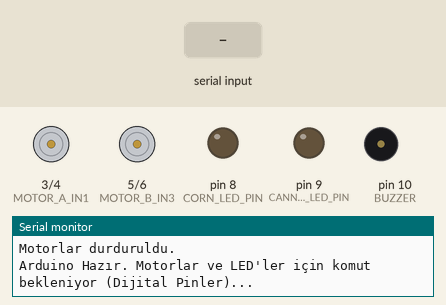
Simulated run of this sketch. Board: Arduino Uno, built with avr-gcc and run on an emulated ATmega328P. Shown: motor-driver pin pairs drawn as motors (green arrow = first pin HIGH = forward, orange = second pin HIGH = backward, longer = more drive), output pins drawn as LEDs (lit = HIGH), buzzer (waves = sounding, pin HIGH), the last lines printed to the serial monitor. Inputs (shaded band) come from the test bench.

Above: at 1.2 s.
1.3 s: "CORN_DETECTED\n" received over Serial
At 1.9 s:
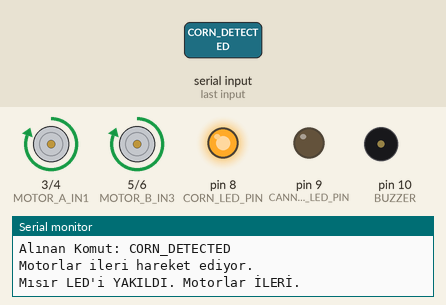
2.8 s: "CANNABIS_DETECTED\n" received over Serial
At 3.2 s:
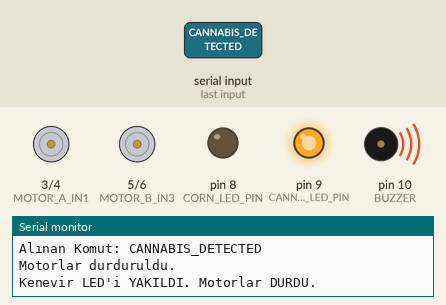
4.3 s: "CLEAR\n" received over Serial
At 4.6 s:
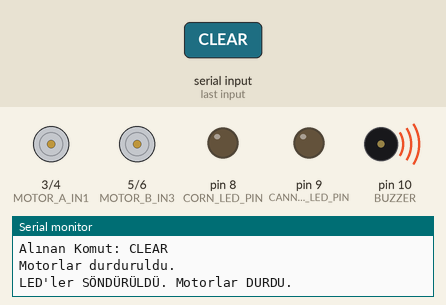
Timing chart, 0 to 7.3 s (numbered marks = the images above; inputs shaded):
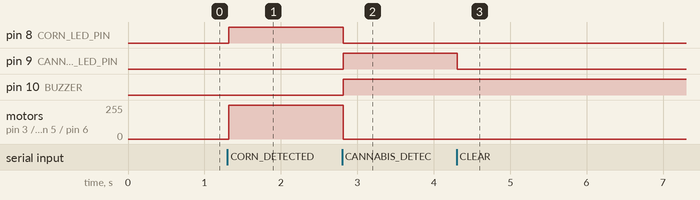

The sketch:

sketch_may8a.ino
```cpp
// LED Pin Tanımlamaları
const int CORN_LED_PIN = 8;
const int CANNABIS_LED_PIN = 9;
const int BUZZER = 10;
// L298N Motor Sürücü Pin Tanımlamaları (DİJİTAL PİNLER)
// Motor A (Örneğin sol motor)
const int MOTOR_A_IN1 = 3;  // L298N IN1 -> Arduino D2
const int MOTOR_A_IN2 = 4;  // L298N IN2 -> Arduino D3
// const int MOTOR_A_ENA = 10; // Opsiyonel: Motor A hız kontrolü için PWM pini (L298N ENA -> Arduino D10)

// Motor B (Örneğin sağ motor)
const int MOTOR_B_IN3 = 5;  // L298N IN3 -> Arduino D4
const int MOTOR_B_IN4 = 6;  // L298N IN4 -> Arduino D5
// const int MOTOR_B_ENB = 11; // Opsiyonel: Motor B hız kontrolü için PWM pini (L298N ENB -> Arduino D11)

String gelenKomut;

// --- Motor Kontrol Fonksiyonları ---
void motorlariDurdur() {
  // Motor A durdur
  digitalWrite(MOTOR_A_IN1, LOW);
  digitalWrite(MOTOR_A_IN2, LOW);
  // if (MOTOR_A_ENA != -1) analogWrite(MOTOR_A_ENA, 0); // Eğer ENA pini tanımlıysa ve PWM kullanılıyorsa

  // Motor B durdur
  digitalWrite(MOTOR_B_IN3, LOW);
  digitalWrite(MOTOR_B_IN4, LOW);
  // if (MOTOR_B_ENB != -1) analogWrite(MOTOR_B_ENB, 0); // Eğer ENB pini tanımlıysa ve PWM kullanılıyorsa

  Serial.println("Motorlar durduruldu.");
}

void motorlariIleriSur(int hiz = 200) { // hiz parametresi opsiyonel, 0-255 arası (PWM için)
  // Motor A ileri
  digitalWrite(MOTOR_A_IN1, HIGH);
  digitalWrite(MOTOR_A_IN2, LOW);
  // if (MOTOR_A_ENA != -1) analogWrite(MOTOR_A_ENA, hiz); // Eğer ENA pini tanımlıysa ve PWM kullanılıyorsa

  // Motor B ileri
  digitalWrite(MOTOR_B_IN3, HIGH);
  digitalWrite(MOTOR_B_IN4, LOW);
  // if (MOTOR_B_ENB != -1) analogWrite(MOTOR_B_ENB, hiz); // Eğer ENB pini tanımlıysa ve PWM kullanılıyorsa

  Serial.println("Motorlar ileri hareket ediyor.");
}

void motorlariGeriSur(int hiz = 200) {
  // Motor A geri
  digitalWrite(MOTOR_A_IN1, LOW);
  digitalWrite(MOTOR_A_IN2, HIGH);
  // if (MOTOR_A_ENA != -1) analogWrite(MOTOR_A_ENA, hiz);

  // Motor B geri
  digitalWrite(MOTOR_B_IN3, LOW);
  digitalWrite(MOTOR_B_IN4, HIGH);
  // if (MOTOR_B_ENB != -1) analogWrite(MOTOR_B_ENB, hiz);

  Serial.println("Motorlar geri hareket ediyor.");
}

void setup() {
  Serial.begin(9600);

  pinMode(CORN_LED_PIN, OUTPUT);
  pinMode(CANNABIS_LED_PIN, OUTPUT);
  pinMode(BUZZER, OUTPUT);
  pinMode(MOTOR_A_IN1, OUTPUT);
  pinMode(MOTOR_A_IN2, OUTPUT);
  // if (MOTOR_A_ENA != -1) pinMode(MOTOR_A_ENA, OUTPUT); // Eğer ENA pini tanımlıysa
  pinMode(MOTOR_B_IN3, OUTPUT);
  pinMode(MOTOR_B_IN4, OUTPUT);
  // if (MOTOR_B_ENB != -1) pinMode(MOTOR_B_ENB, OUTPUT); // Eğer ENB pini tanımlıysa

  digitalWrite(CORN_LED_PIN, LOW);
  digitalWrite(CANNABIS_LED_PIN, LOW);

  // Başlangıçta motorları durdur
  // Eğer ENA/ENB pinlerini Arduino'dan PWM ile kontrol ediyorsanız, başlangıçta hızlarını 0 yapın
  // veya eğer sadece ON/OFF ise digitalWrite(MOTOR_A_ENA, HIGH); gibi etkinleştirin.
  // Bu örnekte ENA/ENB'nin L298N üzerinde jumper ile 5V'a bağlı olduğu varsayılıyor
  // veya kullanılmıyorlarsa (motorlar her zaman etkin).
  motorlariDurdur();

  Serial.println("Arduino Hazır. Motorlar ve LED'ler için komut bekleniyor (Dijital Pinler)...");
}

void loop() {
  if (Serial.available() > 0) {
    gelenKomut = Serial.readStringUntil('\n');
    gelenKomut.trim();

    Serial.print("Alınan Komut: ");
    Serial.println(gelenKomut);

    if (gelenKomut == "CORN_DETECTED") {
      digitalWrite(CORN_LED_PIN, HIGH);
      digitalWrite(CANNABIS_LED_PIN, LOW);
      digitalWrite(BUZZER, LOW);
      motorlariIleriSur(); // Motorları ileri sür
      Serial.println("Mısır LED'i YAKILDI. Motorlar İLERİ.");
    }
    else if (gelenKomut == "CANNABIS_DETECTED") {
      digitalWrite(CANNABIS_LED_PIN, HIGH);
      digitalWrite(CORN_LED_PIN, LOW);
      digitalWrite(BUZZER, HIGH);
      motorlariDurdur(); // Kenevir algılanınca motorları durdur
      Serial.println("Kenevir LED'i YAKILDI. Motorlar DURDU.");
    }
    else if (gelenKomut == "CLEAR") {
      digitalWrite(CORN_LED_PIN, LOW);
      digitalWrite(CANNABIS_LED_PIN, LOW);
      motorlariDurdur(); // Hiçbir şey algılanmazsa motorları durdur
      Serial.println("LED'ler SÖNDÜRÜLDÜ. Motorlar DURDU.");
    }
    else if (gelenKomut == "STOP_ALL") {
      digitalWrite(CORN_LED_PIN, LOW);
      digitalWrite(CANNABIS_LED_PIN, LOW);
      motorlariDurdur(); // Program sonlandığında motorları durdur
      Serial.println("Tüm işlemler durduruldu. LED'ler SÖNDÜRÜLDÜ. Motorlar DURDU.");
    }
    gelenKomut = "";
  }
}
```

Measured:
- after the input at 1.3 s, pin 8 (CORN_LED_PIN): LOW → HIGH at once; motor on pin 3 (MOTOR_A_IN1) / pin 4 (MOTOR_A_IN2), motor on pin 5 (MOTOR_B_IN3) / pin 6 (MOTOR_B_IN4): stopped → forward 255/255 at once
- after the input at 2.8 s, pin 8 (CORN_LED_PIN): HIGH → LOW at once; pin 9 (CANNABIS_LED_PIN), pin 10 (BUZZER): LOW → HIGH at once; motor on pin 3 (MOTOR_A_IN1) / pin 4 (MOTOR_A_IN2), motor on pin 5 (MOTOR_B_IN3) / pin 6 (MOTOR_B_IN4): forward 255/255 → stopped at once
- after the input at 4.3 s, pin 9 (CANNABIS_LED_PIN): HIGH → LOW at once
